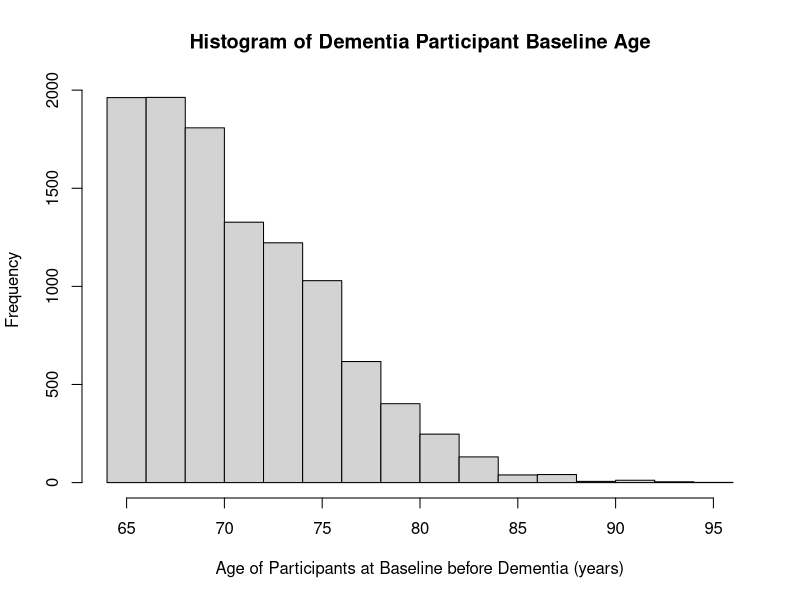
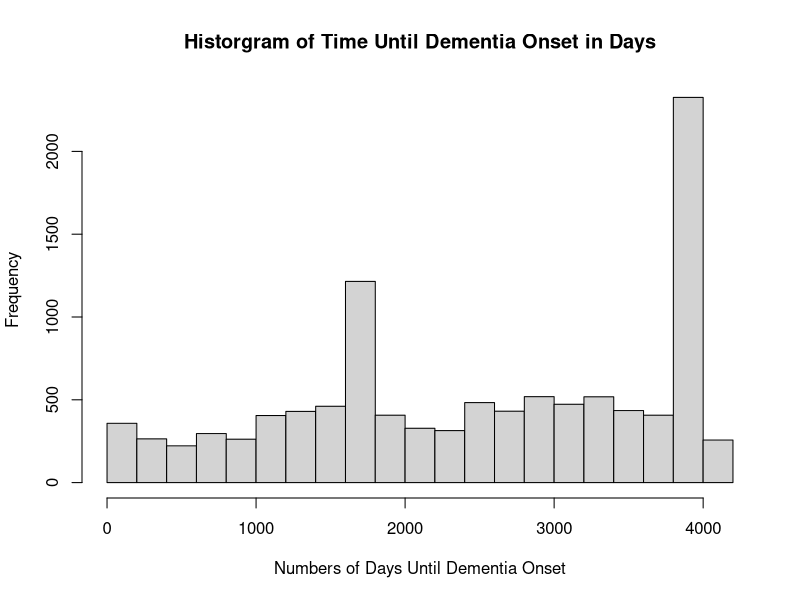
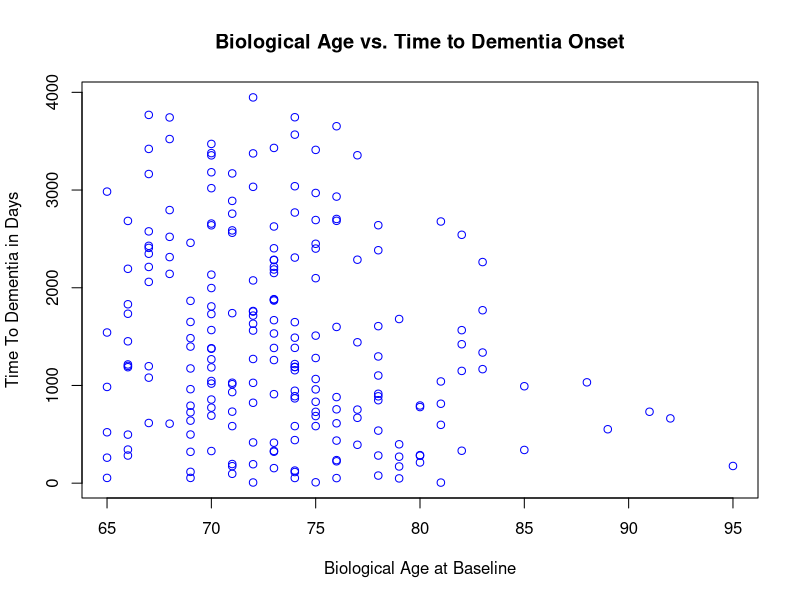
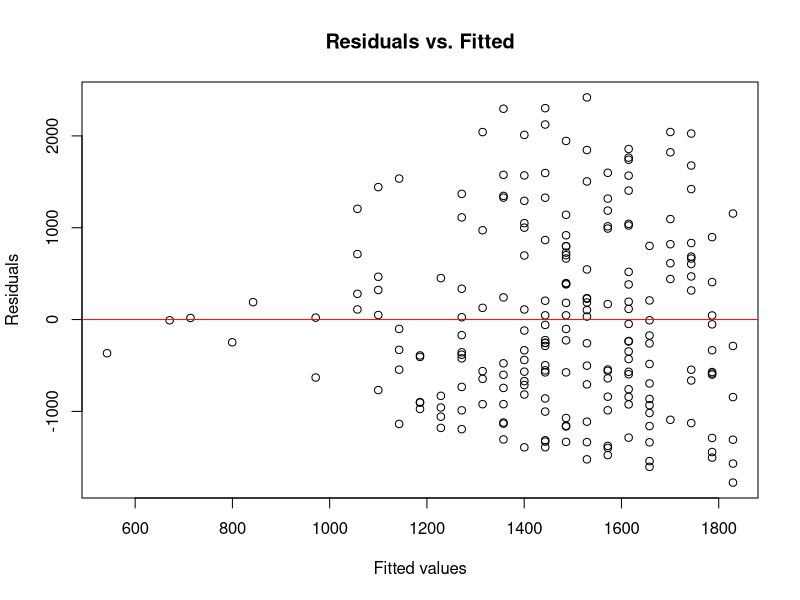
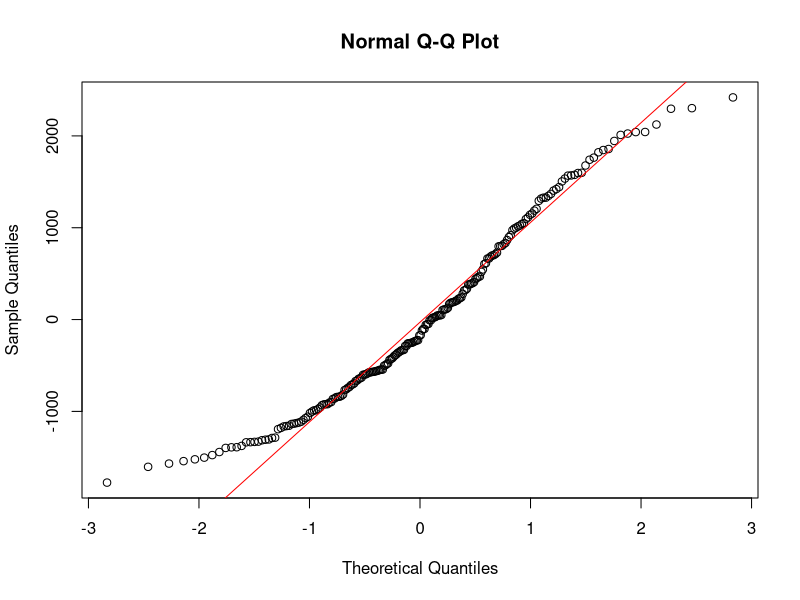

The R script that drew these images, in order:
library(dplyr)

dementia = read.csv("dementia.csv")

df_onset <- dementia %>%
  filter(dementia_new == 1) %>%      # only the row where dementia starts
  group_by(id) %>%
  filter(date == min(date)) %>%      # keep first onset
  ungroup()


lm_fit = lm(time_dementia ~ age, data=df_onset)

hist(dementia$age, xlab="Age of Participants at Baseline before Dementia (years)", main="Histogram of Dementia Participant Baseline Age")
hist(dementia$time_dementia, xlab="Numbers of Days Until Dementia Onset", main="Historgram of Time Until Dementia Onset in Days")

plot(df_onset$age, df_onset$time_dementia, col="blue", main="Biological Age vs. Time to Dementia Onset", ylab="Time To Dementia in Days", xlab="Biological Age at Baseline")

plot(lm_fit$fitted.values, lm_fit$residuals,
     xlab="Fitted values", ylab="Residuals",
     main="Residuals vs. Fitted")
abline(h=0, col="red")

qqnorm(lm_fit$residuals)
qqline(lm_fit$residuals, col="red")